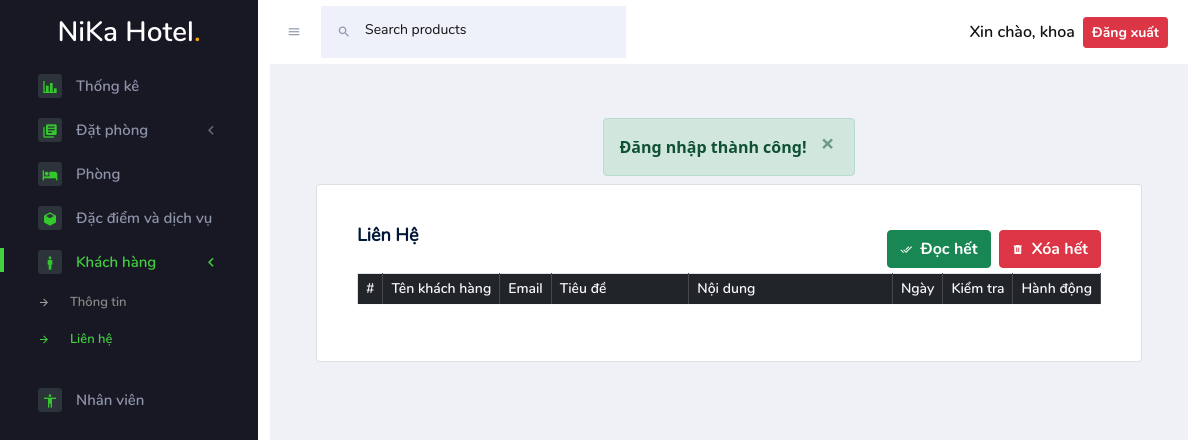
The page /HotelBookingWeb/Admin/contact.php (signed in) on the database as committed earlier.
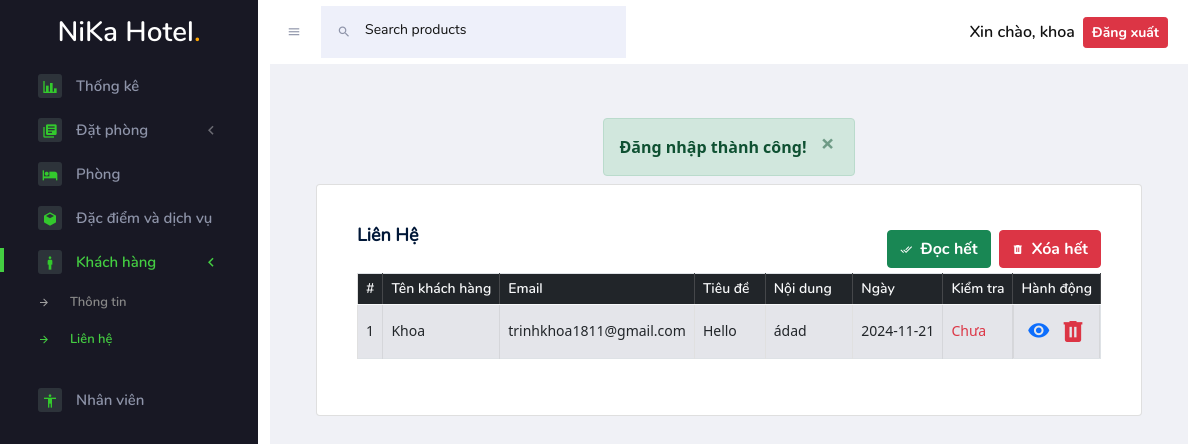
The same page on the database as committed later.
### tables this page shows
CREATE TABLE `lienhe` (
  `ma_lienhe` int(11) NOT NULL,
  `ten_kh` varchar(50) NOT NULL,
  `email` varchar(150) NOT NULL,
  `tieu_de` varchar(200) NOT NULL,
  `noi_dung` varchar(500) NOT NULL,
  `ngay` date NOT NULL DEFAULT current_timestamp(),
  `kiem_tra` tinyint(4) NOT NULL DEFAULT 0
);

### HotelBookingWeb/Admin/contact.php (the view, shortened to what the changed rows need)
<!DOCTYPE html>
<html lang="en">
<head>
    <?php require ('Inc/links.php')?>
</head>
<body>
    <div class="container-scroller">
        <?php require ('Inc/header.php'); ?>
        <div class="container-fluid page-body-wrapper d-flex justify-content-end">
            <div class="main-panel">
                <div class="content-wrapper">
                    <div class="card text-black">
                        <div class="card-body">
                            <table class="table table-hover table-striped table-bordered" id="myTable">
                                <thead class="bg-dark text-light">
                                    <tr>
                                        <th>#</th>
                                        <th>Tên khách hàng</th>
                                        <th>Email</th>
                                        <th width="20%">Tiêu đề</th>
                                        <th width="30%">Nội dung</th>
                                        <th>Ngày</th>
                                        <th>Kiểm tra</th>
                                        <th>Hành động</th>
                                    </tr>
                                </thead>
                                <tbody>
                                    <?php
                                        $query = "SELECT * FROM lienhe ORDER BY ma_lienhe DESC";
                                        $data = mysqli_query($conn, $query);
                                        $i = 1;
                                        while($row = mysqli_fetch_assoc($data)){
                                            echo "<tr>
                                                    <td>$i</td>
                                                    <td>{$row['ten_kh']}</td>
                                                    <td>{$row['email']}</td>
                                                    <td class='custom-cell'>{$row['tieu_de']}</td>
                                                    <td class='custom-cell'>{$row['noi_dung']}</td>
                                                    <td>{$row['ngay']}</td>
                                                    <td>" . ($row['kiem_tra'] == 1 ? "<span class='text-success'>Rồi</span>" : "<span class='text-danger'>Chưa</span>") . "</td>
                                                    <td class='d-flex align-items-center justify-content-around'>
                                                        <button type='button' class='btn bg-transparent text-primary p-0 shadow-none' data-toggle='modal' data-target='#detailModal{$row['ma_lienhe']}'>
                                                            <i class='mdi mdi-eye' style='font-size: 23px'></i>
                                                        </button>
                                                        <div class='modal fade' id='detailModal{$row['ma_lienhe']}' tabindex='-1' role='dialog' aria-labelledby='exampleModalLongTitle' aria-hidden='true'>
                                                                                    <input type='hidden' name='ma_lienhe' value='{$row['ma_lienhe']}'>
                                                                                    <input type='text' name='ten_kh' class='form-control shadow-none' value='{$row['ten_kh']}' readonly>
                                                                                    {$row['']}
                                                                                    {$row['']}
                                                                                <input type='text' class='form-control shadow-none' value='{$row['tieu_de']}' readonly>
                                                                                    <textarea class='form-control shadow-none' rows='5' readonly>{$row['noi_dung']}</textarea>
                                                                                ".($row['kiem_tra'] != 1 ? "<button type='submit' name='kiemtra' class='btn btn-success'>Kiểm tra</button>" : "")."
                                                        </div>
                                                        <a href='?xoa={$row['ma_lienhe']}' class='fa-2x text-danger'><i class='mdi mdi-trash-can'></i></a>
                                                    </td>
                                                </tr>";
                                            $i++;
                                        }
                                    ?>
                                </tbody>
                            </table>
                        </div>
                    </div>
                </div>
            </div>
        </div>
    </div>
</body>

Rows that differ between the two databases and show on the page:
added lienhe: ten_kh "Khoa", email "trinhkhoa1811@gmail.com", tieu_de "Hello", noi_dung "ádad", ngay "2024-11-21", kiem_tra "Chưa"
